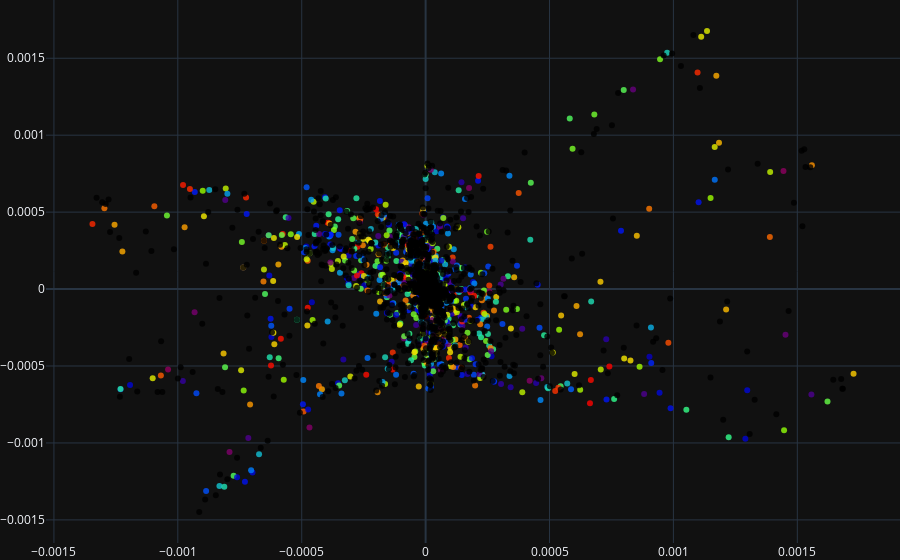

Notebook cell for this chart:
### Code cell
# spectral embedding
# set number of n_neighbors
n_neighbors = 3700 # 1500
# set the dimension of the target space
n_components = 2
# Constract the spectral embedding object
spe_em = manifold.SpectralEmbedding(n_components=n_components, affinity='nearest_neighbors', n_neighbors=n_neighbors)
# Fit the specitral Embedding object
my_sphere_red = spe_em.fit_transform(X=sphere_data)
#visualize the result
trace_my_sphere_red = go.Scatter(x= my_sphere_red[:,0], y= my_sphere_red[:,1], mode= 'markers', marker= dict(size=6, color=my_colors, colorscale='Rainbow', opacity=0.8))

iplot(go.Figure(data=[trace_my_sphere_red], layout=layout))

### Figure 1 — Plotly figure (JSON) as saved in the notebook; plotly's stock layout.template omitted (floating-point values rounded to 4 significant figures; data arrays with more than 128 entries replaced by an {"elided": "..."} marker saying what was removed)
{"data": [{"marker": {"color": {"elided": "2000 float values"}, "colorscale": [[0.0, "rgb(150,0,90)"], [0.125, "rgb(0,0,200)"], [0.25, "rgb(0,25,255)"], [0.375, "rgb(0,152,255)"], [0.5, "rgb(44,255,150)"], [0.625, "rgb(151,255,0)"], [0.75, "rgb(255,234,0)"], [0.875, "rgb(255,111,0)"], [1.0, "rgb(255,0,0)"]], "opacity": 0.8, "size": 6}, "mode": "markers", "x": {"elided": "3716 float values"}, "y": {"elided": "3716 float values"}, "type": "scatter"}], "layout": {"margin": {"b": 0, "l": 0, "r": 0, "t": 0}}}
